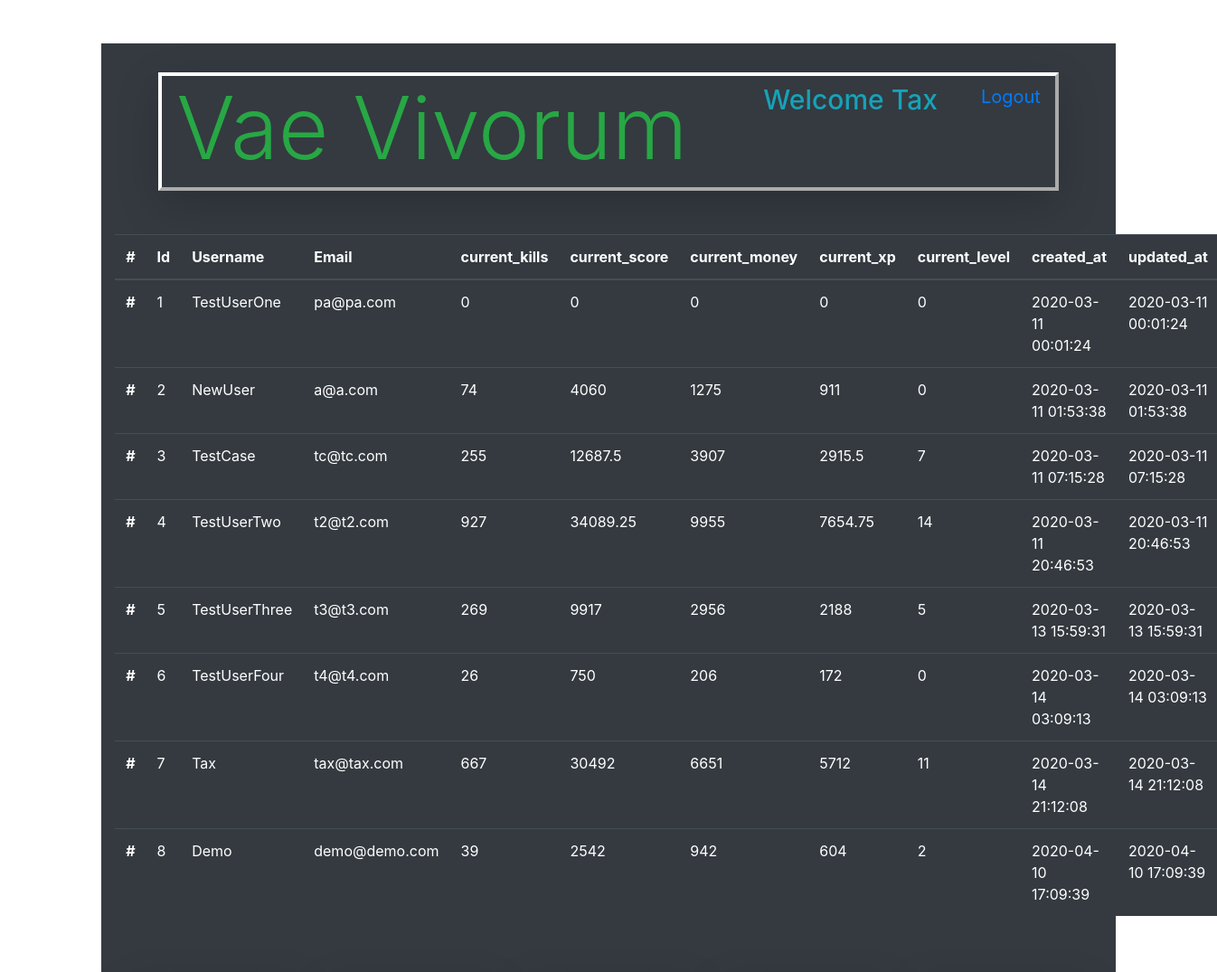
/admin (signed in, upper part), run on an earlier commit of the app's database.
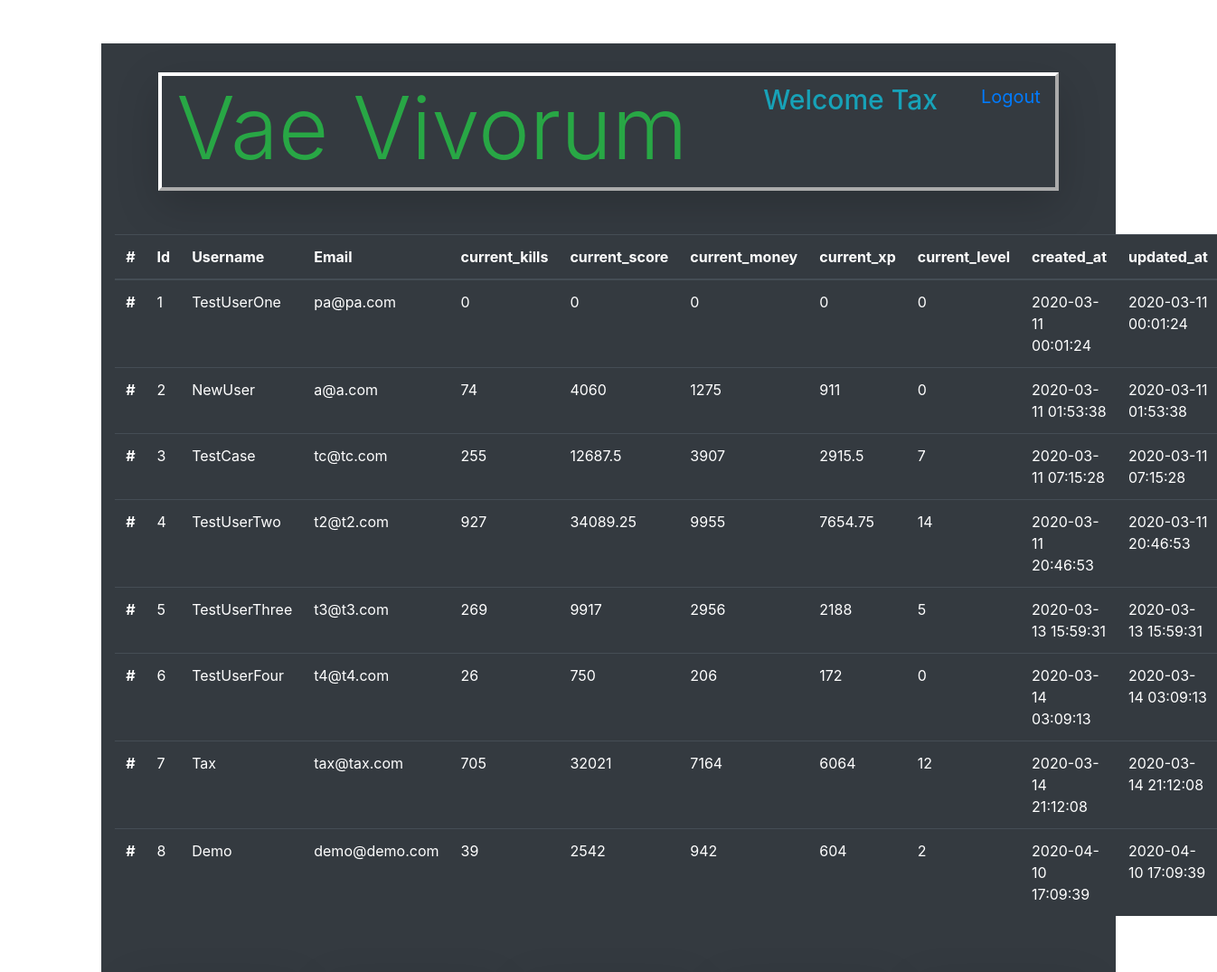
And on a later commit of the database.
### models.py (models this page shows)
class Users(db.Model):
    __tablename__ = "Users"
    id = db.Column(db.Integer, primary_key=True)
    username = db.Column(db.String(255))
    email = db.Column(db.String(255))
    password = db.Column(db.String(255))
    created_at = db.Column(db.DateTime)
    updated_at = db.Column(db.DateTime)
    current_kills = db.Column(db.Integer, default=0)
    current_score = db.Column(db.Integer, default=0)
    current_money = db.Column(db.Integer, default=0)
    current_xp = db.Column(db.Integer, default=0)
    current_level = db.Column(db.Integer, default=0)
    active_ship = db.Column(db.Integer, default=0)
    abilityPointsEarned = db.Column(db.Integer, default=0)
    abilityPointsSpent = db.Column(db.Integer, default = 0)
    passive1 = db.Column(db.Integer, default=0)
    passive2 = db.Column(db.Integer, default=0)
    passive3 = db.Column(db.Integer, default=0)
    passive4 = db.Column(db.Integer, default=0)
    passive5 = db.Column(db.Integer, default=0)
    passive6 = db.Column(db.Integer, default=0)
    passive7 = db.Column(db.Integer, default=0)
    passive8 = db.Column(db.Integer, default=0)
    passive9 = db.Column(db.Integer, default=0)
    passive10 = db.Column(db.Integer, default=0)
    passive11 = db.Column(db.Integer, default=0)
    passive12 = db.Column(db.Integer, default=0)
    passive13 = db.Column(db.Integer, default=0)
    passive14 = db.Column(db.Integer, default=0)
    passive15 = db.Column(db.Integer, default=0)
    passive16 = db.Column(db.Integer, default=0)
    passive17 = db.Column(db.Integer, default=0)
    passive18 = db.Column(db.Integer, default=0)
    passive19 = db.Column(db.Integer, default=0)
    passive20 = db.Column(db.Integer, default=0)
    character_active_ability_id = db.Column(db.Integer, db.ForeignKey("Active_Abilities.id", ondelete="cascade"))
    passive_abilities_this_user_has = db.relationship('User_Character', backref="characters_that_have_this_passive")

### app.py (the view)
@app.route('/admin')
def admin():
    thisUser = Users.query.get(session['id'])
    allUsers = Users.query.all()
    allMaps = Map.query.all()
    if session['id'] != 1 and thisUser.username != "Tax":
        return redirect('/')
    else:
        return render_template('admin.html', thisUser = thisUser, allUsers = allUsers, allMaps = allMaps )

### templates/admin.html (shortened to what this page needs)
<!DOCTYPE html>
<html lang="en">
<head>
    <link rel="stylesheet" href="https://stackpath.bootstrapcdn.com/bootstrap/4.4.1/css/bootstrap.min.css">
    <link rel="stylesheet" href="https://cdnjs.cloudflare.com/ajax/libs/font-awesome/5.11.2/css/all.css" />
    <link rel="stylesheet" type="text/css" href="{{ url_for('static', filename='css/style.css') }}">
</head>
<body>
    <div class="container bg-dark mt-5 text-warning pt-3 col-xl-10">
        <div id="topbar" class="d-flex flex-row mb-5 mx-5 mt-3 vaeBorder shadow-lg">
            <h1 class="display-1 d-inline-flex text-success ml-3">Vae Vivorum</h1>
            <h4 class="ml-auto d-inline-flex mt-2 text-info welcomeText" >Welcome {{ thisUser.username }}</h4>
            <a class="ml-5 d-inline-flex mt-2 mr-3 logoutLink" href="/logout">Logout</a>
        </div>
        <table class="table table-dark">
            <thead>
              <tr>
                <th scope="col">#</th>
                <th scope="col">Id</th>
                <th scope="col">Username</th>
                <th scope="col">Email</th>
                <th scope="col">current_kills</th>
                <th scope="col">current_score</th>
                <th scope="col">current_money</th>
                <th scope="col">current_xp</th>
                <th scope="col">current_level</th>
                <th scope="col">created_at</th>
                <th scope="col">updated_at</th>
              </tr>
            </thead>
            <tbody>
                {% for user in allUsers %}
                <tr>
                    <th scope="row">#</th>
                    <td>{{ user.id }}</td>
                    <td>{{ user.username }}</td>
                    <td>{{ user.email }}</td>
                    <td>{{ user.current_kills }}</td>
                    <td>{{ user.current_score }}</td>
                    <td>{{ user.current_money }}</td>
                    <td>{{ user.current_xp }}</td>
                    <td>{{ user.current_level }}</td>
                    <td>{{ user.created_at }}</td>
                    <td>{{ user.updated_at }}</td>
                </tr>
                {% endfor %}
            </tbody>
          </table>
    <div class="card-deck iconDiv mt-5 p-3 mb-5">
    </div>
    </div>
</body>
</html>

What changed in the data, as far as the page shows it:
changed Users "Tax": current_kills "667" → "705"; current_score "30492" → "32021"; current_money "6651" → "7164"; current_xp "5712" → "6064"; current_level "11" → "12"
